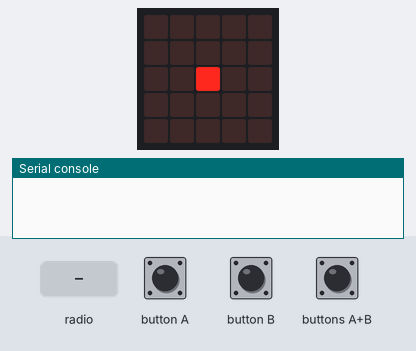
This program was run on a simulated BBC micro:bit (MakeCode). Shown: the board's 5×5 LED display, the last lines printed to the serial console. The test bench sets the inputs (shaded band). No radio messages arrive unless stated (any console line starting 'radio sent:' is added by the test bench).

Above: at 0.1 s.
1.8 s: button A pressed for 0.15 s
At 3.1 s:
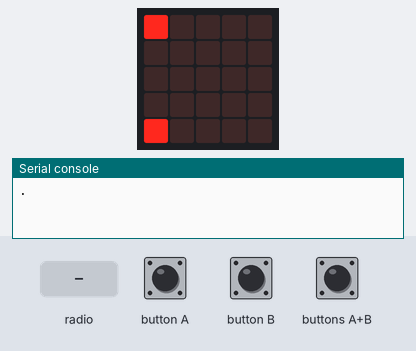
3.4 s: buttons A+B pressed for 0.15 s
At 4.3 s:
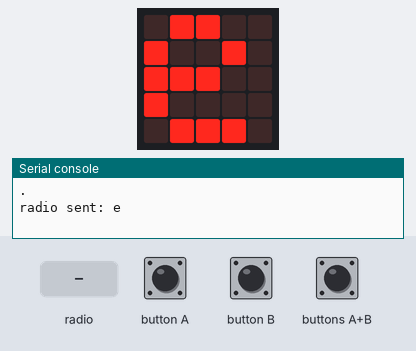
5.0 s: button B pressed for 0.15 s
At 5.6 s:
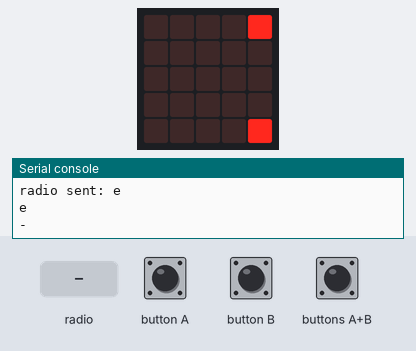
6.6 s: radio message "1" arrives
At 7.3 s:
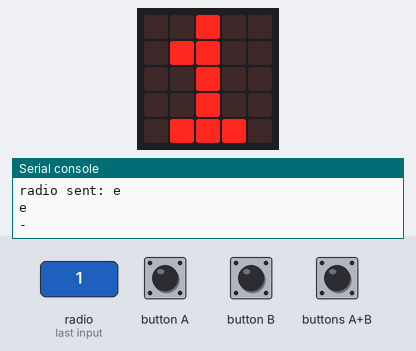
8.1 s: buttons A+B pressed for 1 s
At 10.4 s:
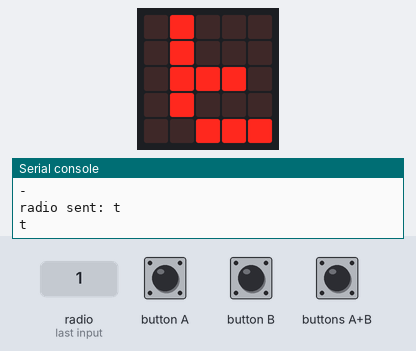
Timing chart, 0 to 11.6 s (numbered marks = the images above; inputs shaded):
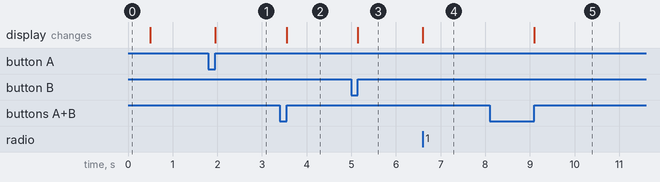

Measured:
- after the input at 1.8 s, the display: changes after 0.15 s (image 1)
- after the input at 3.4 s, the display: changes after 0.15 s (image 2)
- after the input at 5.0 s, the display: changes after 0.15 s (image 3)
- after the input at 6.6 s, the display: changes at once (image 4)
- after the input at 8.1 s, the display: changes after 1.0 s (image 5)

The program:

main.ts
```typescript
input.onButtonPressed(Button.A, function () {
    string = "" + string + "."
    console.log(string)
basic.showLeds(`
        # . . . .
        . . . . .
        . . . . .
        . . . . .
        # . . . .
        `)
})
input.onButtonPressed(Button.AB, function () {
    for (let i = 0; i <= char.length - 1; i++) {
        if (string == morse[i]) {
            out = char[i]
            radio.sendString(out)
            basic.showString(out)
            console.log(out)
break;
        }
    }
    out = ""
    string = ""
})
radio.onReceivedString(function (receivedString) {
    basic.showString(receivedString)
})
input.onButtonPressed(Button.B, function () {
    string = "" + string + "-"
    console.log(string)
basic.showLeds(`
        . . . . #
        . . . . .
        . . . . .
        . . . . .
        . . . . #
        `)
})
let char: string[] = []
let morse: string[] = []
let out = ""
let string = ""
morse = [
".-",
"-...",
"-.-.",
"-..",
".",
"..-.",
"--.",
"....",
"..",
".---",
"-.-",
".-..",
"--",
"-.",
"---",
".--.",
"--.-",
".-.",
"...",
"-",
"..-",
"...-",
".--",
"-..-",
"-.--"
]
char = [
"a",
"b",
"c",
"d",
"e",
"f",
"g",
"h",
"i",
"j",
"k",
"l",
"m",
"n",
"o",
"p",
"q",
"r",
"s",
"t",
"u",
"v",
"w",
"x",
"y",
"z"
]
radio.setGroup(1)
basic.showLeds(`
    . . . . .
    . . . . .
    . . # . .
    . . . . .
    . . . . .
    `)
basic.pause(100)
basic.clearScreen()
```

test.ts
```typescript
// 테스트는 여기로 이동합니다; 이 패키지가 확장으로 사용될 때 컴파일되지 않을 것 입니다.
```
